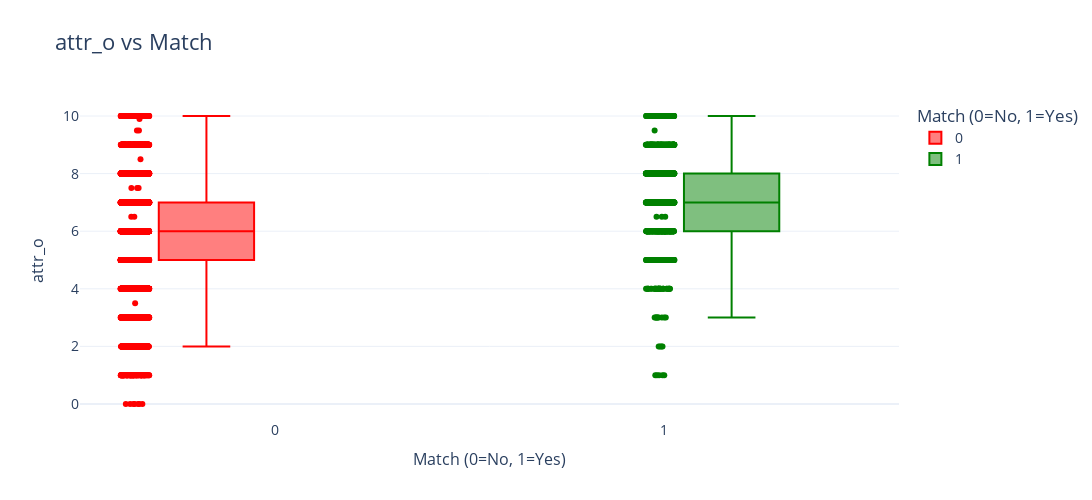
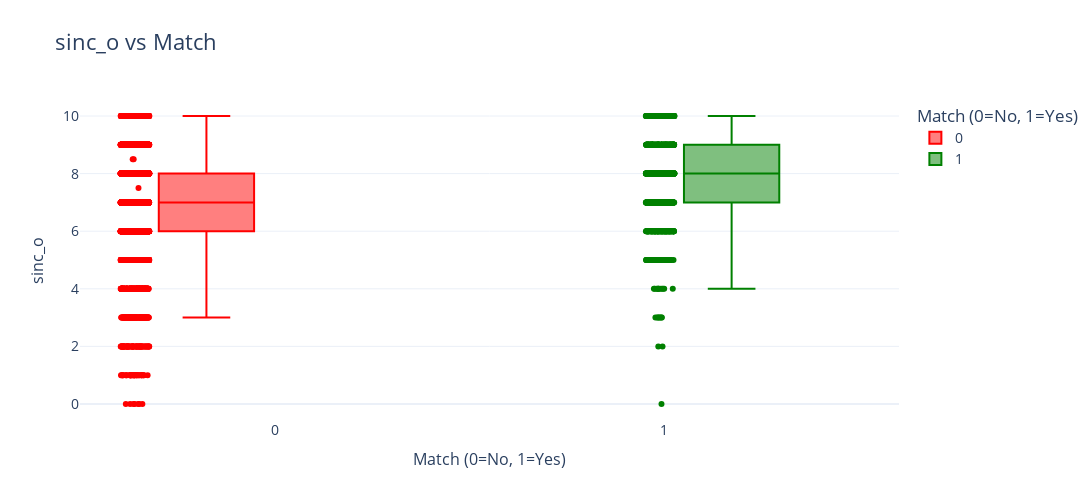
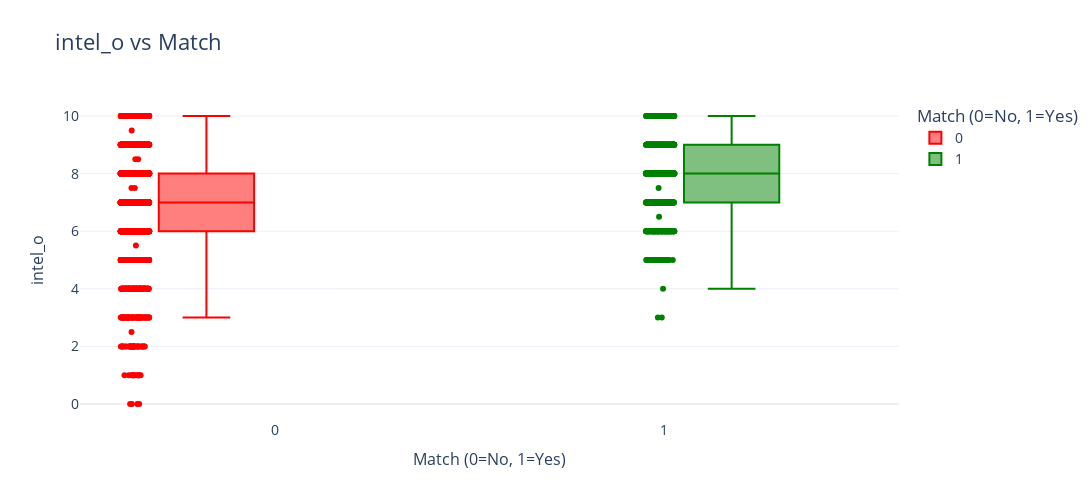
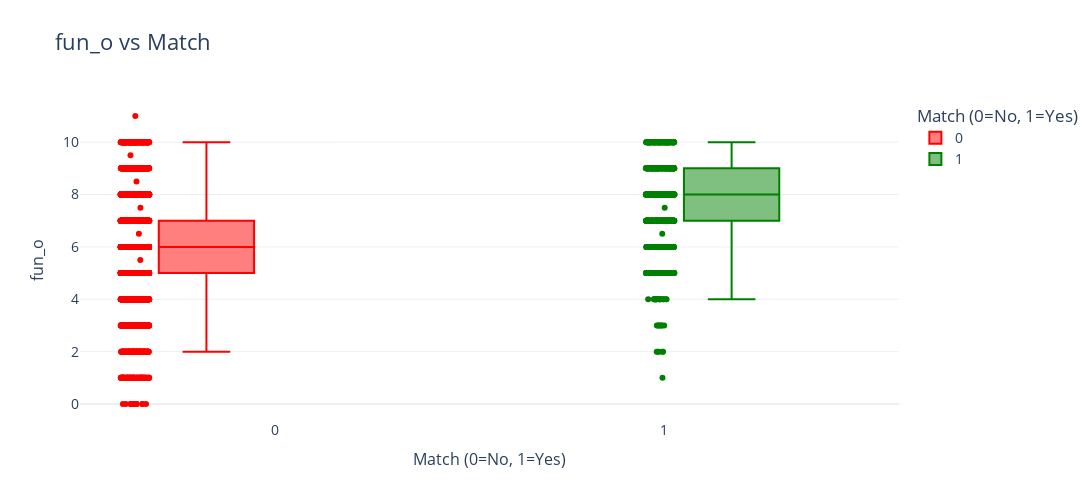

The cell these charts' notebook holds for them, in order:
### Code cell
# Définir une palette de couleurs
color_map = {0: "red", 1: "green"}

for feature in features:
    fig = px.box(df_filtered, x="match", y=feature, points="all",
                 title=f"{feature} vs Match",
                 labels={"match": "Match (0=No, 1=Yes)", feature: feature},
                 color="match",  # Appliquer la couleur en fonction de match
                 color_discrete_map=color_map,  # Utiliser la palette définie
                 width=1200, height=500)

    # Ajuster l'affichage
    fig.update_layout(
        template="plotly_white",
        title_font=dict(size=22),
        font=dict(size=14),
        xaxis=dict(title_font=dict(size=16)),
        yaxis=dict(title_font=dict(size=16)),
        boxmode="group"  # Éviter le chevauchement des boxplots
    )

    fig.show()

### Figure 1 — Plotly figure (JSON) as saved in the notebook; plotly's stock layout.template omitted (floating-point values rounded to 4 significant figures; data arrays with more than 128 entries replaced by an {"elided": "..."} marker saying what was removed)
{"data": [{"alignmentgroup": "True", "boxpoints": "all", "hovertemplate": "Match (0=No, 1=Yes)=%{x}<br>attr_o=%{y}<extra></extra>", "legendgroup": "0", "marker": {"color": "red"}, "name": "0", "notched": false, "offsetgroup": "0", "orientation": "v", "showlegend": true, "type": "box", "x": {"elided": "5715 int values"}, "x0": " ", "xaxis": "x", "y": {"elided": "5715 float values"}, "y0": " ", "yaxis": "y"}, {"alignmentgroup": "True", "boxpoints": "all", "hovertemplate": "Match (0=No, 1=Yes)=%{x}<br>attr_o=%{y}<extra></extra>", "legendgroup": "1", "marker": {"color": "green"}, "name": "1", "notched": false, "offsetgroup": "1", "orientation": "v", "showlegend": true, "type": "box", "x": {"elided": "1184 int values"}, "x0": " ", "xaxis": "x", "y": {"elided": "1184 float values"}, "y0": " ", "yaxis": "y"}], "layout": {"boxmode": "group", "font": {"size": 14}, "height": 500, "legend": {"title": {"text": "Match (0=No, 1=Yes)"}, "tracegroupgap": 0}, "title": {"font": {"size": 22}, "text": "attr_o vs Match"}, "width": 1200, "xaxis": {"anchor": "y", "categoryarray": [0, 1], "categoryorder": "array", "domain": [0, 1], "title": {"font": {"size": 16}, "text": "Match (0=No, 1=Yes)"}}, "yaxis": {"anchor": "x", "domain": [0, 1], "title": {"font": {"size": 16}, "text": "attr_o"}}}}

### Figure 2 — Plotly figure (JSON) as saved in the notebook; plotly's stock layout.template omitted (floating-point values rounded to 4 significant figures; data arrays with more than 128 entries replaced by an {"elided": "..."} marker saying what was removed)
{"data": [{"alignmentgroup": "True", "boxpoints": "all", "hovertemplate": "Match (0=No, 1=Yes)=%{x}<br>sinc_o=%{y}<extra></extra>", "legendgroup": "0", "marker": {"color": "red"}, "name": "0", "notched": false, "offsetgroup": "0", "orientation": "v", "showlegend": true, "type": "box", "x": {"elided": "5715 int values"}, "x0": " ", "xaxis": "x", "y": {"elided": "5715 float values"}, "y0": " ", "yaxis": "y"}, {"alignmentgroup": "True", "boxpoints": "all", "hovertemplate": "Match (0=No, 1=Yes)=%{x}<br>sinc_o=%{y}<extra></extra>", "legendgroup": "1", "marker": {"color": "green"}, "name": "1", "notched": false, "offsetgroup": "1", "orientation": "v", "showlegend": true, "type": "box", "x": {"elided": "1184 int values"}, "x0": " ", "xaxis": "x", "y": {"elided": "1184 int values"}, "y0": " ", "yaxis": "y"}], "layout": {"boxmode": "group", "font": {"size": 14}, "height": 500, "legend": {"title": {"text": "Match (0=No, 1=Yes)"}, "tracegroupgap": 0}, "title": {"font": {"size": 22}, "text": "sinc_o vs Match"}, "width": 1200, "xaxis": {"anchor": "y", "categoryarray": [0, 1], "categoryorder": "array", "domain": [0, 1], "title": {"font": {"size": 16}, "text": "Match (0=No, 1=Yes)"}}, "yaxis": {"anchor": "x", "domain": [0, 1], "title": {"font": {"size": 16}, "text": "sinc_o"}}}}

### Figure 3 — Plotly figure (JSON) as saved in the notebook; plotly's stock layout.template omitted (floating-point values rounded to 4 significant figures; data arrays with more than 128 entries replaced by an {"elided": "..."} marker saying what was removed)
{"data": [{"alignmentgroup": "True", "boxpoints": "all", "hovertemplate": "Match (0=No, 1=Yes)=%{x}<br>intel_o=%{y}<extra></extra>", "legendgroup": "0", "marker": {"color": "red"}, "name": "0", "notched": false, "offsetgroup": "0", "orientation": "v", "showlegend": true, "type": "box", "x": {"elided": "5715 int values"}, "x0": " ", "xaxis": "x", "y": {"elided": "5715 float values"}, "y0": " ", "yaxis": "y"}, {"alignmentgroup": "True", "boxpoints": "all", "hovertemplate": "Match (0=No, 1=Yes)=%{x}<br>intel_o=%{y}<extra></extra>", "legendgroup": "1", "marker": {"color": "green"}, "name": "1", "notched": false, "offsetgroup": "1", "orientation": "v", "showlegend": true, "type": "box", "x": {"elided": "1184 int values"}, "x0": " ", "xaxis": "x", "y": {"elided": "1184 float values"}, "y0": " ", "yaxis": "y"}], "layout": {"boxmode": "group", "font": {"size": 14}, "height": 500, "legend": {"title": {"text": "Match (0=No, 1=Yes)"}, "tracegroupgap": 0}, "title": {"font": {"size": 22}, "text": "intel_o vs Match"}, "width": 1200, "xaxis": {"anchor": "y", "categoryarray": [0, 1], "categoryorder": "array", "domain": [0, 1], "title": {"font": {"size": 16}, "text": "Match (0=No, 1=Yes)"}}, "yaxis": {"anchor": "x", "domain": [0, 1], "title": {"font": {"size": 16}, "text": "intel_o"}}}}

### Figure 4 — Plotly figure (JSON) as saved in the notebook; plotly's stock layout.template omitted (floating-point values rounded to 4 significant figures; data arrays with more than 128 entries replaced by an {"elided": "..."} marker saying what was removed)
{"data": [{"alignmentgroup": "True", "boxpoints": "all", "hovertemplate": "Match (0=No, 1=Yes)=%{x}<br>fun_o=%{y}<extra></extra>", "legendgroup": "0", "marker": {"color": "red"}, "name": "0", "notched": false, "offsetgroup": "0", "orientation": "v", "showlegend": true, "type": "box", "x": {"elided": "5715 int values"}, "x0": " ", "xaxis": "x", "y": {"elided": "5715 float values"}, "y0": " ", "yaxis": "y"}, {"alignmentgroup": "True", "boxpoints": "all", "hovertemplate": "Match (0=No, 1=Yes)=%{x}<br>fun_o=%{y}<extra></extra>", "legendgroup": "1", "marker": {"color": "green"}, "name": "1", "notched": false, "offsetgroup": "1", "orientation": "v", "showlegend": true, "type": "box", "x": {"elided": "1184 int values"}, "x0": " ", "xaxis": "x", "y": {"elided": "1184 float values"}, "y0": " ", "yaxis": "y"}], "layout": {"boxmode": "group", "font": {"size": 14}, "height": 500, "legend": {"title": {"text": "Match (0=No, 1=Yes)"}, "tracegroupgap": 0}, "title": {"font": {"size": 22}, "text": "fun_o vs Match"}, "width": 1200, "xaxis": {"anchor": "y", "categoryarray": [0, 1], "categoryorder": "array", "domain": [0, 1], "title": {"font": {"size": 16}, "text": "Match (0=No, 1=Yes)"}}, "yaxis": {"anchor": "x", "domain": [0, 1], "title": {"font": {"size": 16}, "text": "fun_o"}}}}
